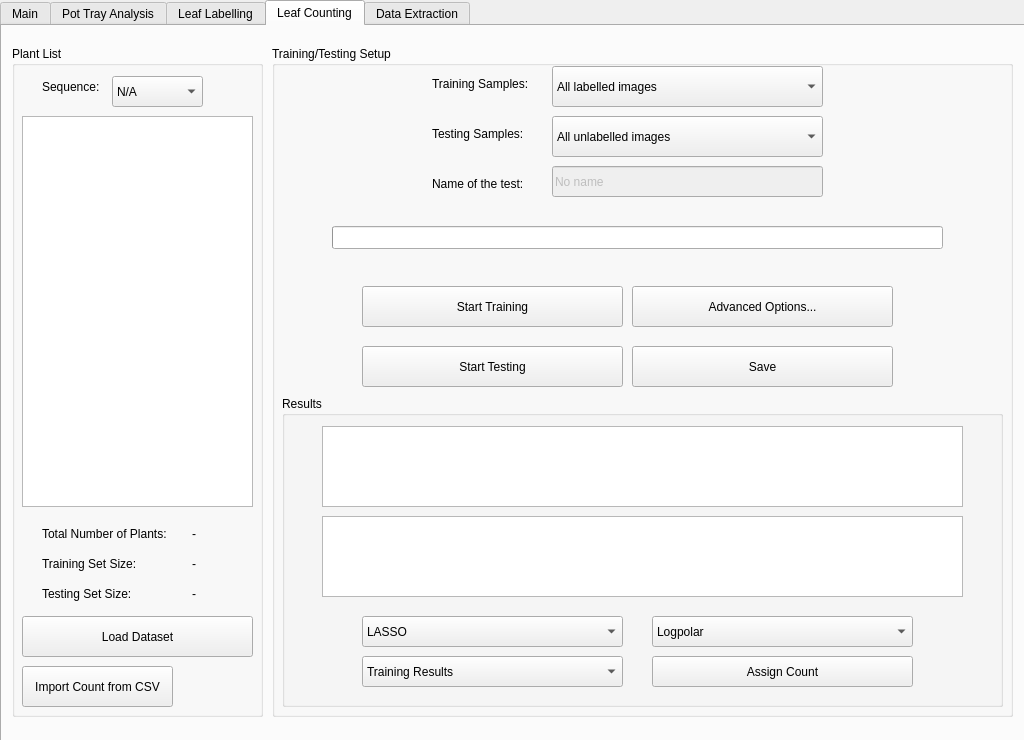
<?xml version="1.0" encoding="UTF-8"?>
<ui version="4.0">
 <class>MainWindow</class>
 <widget class="QMainWindow" name="MainWindow">
  <property name="enabled">
   <bool>true</bool>
  </property>
  <property name="geometry">
   <rect>
    <x>0</x>
    <y>0</y>
    <width>1024</width>
    <height>740</height>
   </rect>
  </property>
  <property name="sizePolicy">
   <sizepolicy hsizetype="Fixed" vsizetype="Fixed">
    <horstretch>0</horstretch>
    <verstretch>0</verstretch>
   </sizepolicy>
  </property>
  <property name="minimumSize">
   <size>
    <width>1024</width>
    <height>740</height>
   </size>
  </property>
  <property name="maximumSize">
   <size>
    <width>1024</width>
    <height>740</height>
   </size>
  </property>
  <property name="windowTitle">
   <string>Phenotiki</string>
  </property>
  <property name="windowFilePath">
   <string/>
  </property>
  <property name="animated">
   <bool>false</bool>
  </property>
  <property name="tabShape">
   <enum>QTabWidget::Triangular</enum>
  </property>
  <widget class="QWidget" name="centralwidget">
   <widget class="QTabWidget" name="tabWidget">
    <property name="geometry">
     <rect>
      <x>0</x>
      <y>0</y>
      <width>1031</width>
      <height>771</height>
     </rect>
    </property>
    <property name="currentIndex">
     <number>3</number>
    </property>
    <widget class="QWidget" name="tabMain">
     <property name="sizePolicy">
      <sizepolicy hsizetype="Fixed" vsizetype="Fixed">
       <horstretch>0</horstretch>
       <verstretch>0</verstretch>
      </sizepolicy>
     </property>
     <attribute name="title">
      <string>Main</string>
     </attribute>
     <widget class="QPushButton" name="main_btnAbout">
      <property name="geometry">
       <rect>
        <x>900</x>
        <y>350</y>
        <width>111</width>
        <height>51</height>
       </rect>
      </property>
      <property name="text">
       <string>About</string>
      </property>
     </widget>
     <widget class="QLabel" name="main_lblHeader">
      <property name="geometry">
       <rect>
        <x>10</x>
        <y>280</y>
        <width>301</width>
        <height>81</height>
       </rect>
      </property>
      <property name="font">
       <font>
        <pointsize>40</pointsize>
       </font>
      </property>
      <property name="text">
       <string>Phenotiki</string>
      </property>
      <property name="textFormat">
       <enum>Qt::PlainText</enum>
      </property>
      <property name="textInteractionFlags">
       <set>Qt::NoTextInteraction</set>
      </property>
     </widget>
     <widget class="QLabel" name="main_lblSubHeader">
      <property name="geometry">
       <rect>
        <x>10</x>
        <y>350</y>
        <width>471</width>
        <height>41</height>
       </rect>
      </property>
      <property name="font">
       <font>
        <pointsize>14</pointsize>
       </font>
      </property>
      <property name="focusPolicy">
       <enum>Qt::NoFocus</enum>
      </property>
      <property name="styleSheet">
       <string notr="true">color: green</string>
      </property>
      <property name="text">
       <string>True pheotyping-in-a-box solution</string>
      </property>
      <property name="wordWrap">
       <bool>false</bool>
      </property>
     </widget>
     <widget class="QLabel" name="main_lblLogo">
      <property name="geometry">
       <rect>
        <x>0</x>
        <y>0</y>
        <width>1021</width>
        <height>261</height>
       </rect>
      </property>
      <property name="text">
       <string/>
      </property>
      <property name="pixmap">
       <pixmap>:/images/Logo.png</pixmap>
      </property>
     </widget>
     <widget class="QGroupBox" name="main_gbxNews">
      <property name="geometry">
       <rect>
        <x>10</x>
        <y>400</y>
        <width>1001</width>
        <height>291</height>
       </rect>
      </property>
      <property name="title">
       <string>Updates / News</string>
      </property>
      <widget class="QLabel" name="main_lblNews">
       <property name="geometry">
        <rect>
         <x>10</x>
         <y>40</y>
         <width>281</width>
         <height>21</height>
        </rect>
       </property>
       <property name="text">
        <string>Placeholder text of latest updates and news</string>
       </property>
      </widget>
     </widget>
    </widget>
    <widget class="QWidget" name="tabPotTrayAnalysis">
     <attribute name="title">
      <string>Pot Tray Analysis</string>
     </attribute>
     <widget class="QGroupBox" name="pt_gbxFileList">
      <property name="geometry">
       <rect>
        <x>10</x>
        <y>20</y>
        <width>251</width>
        <height>671</height>
       </rect>
      </property>
      <property name="title">
       <string>File List</string>
      </property>
      <widget class="QPushButton" name="pt_btnLoad">
       <property name="geometry">
        <rect>
         <x>10</x>
         <y>560</y>
         <width>231</width>
         <height>41</height>
        </rect>
       </property>
       <property name="text">
        <string>Load Dataset</string>
       </property>
      </widget>
      <widget class="QPushButton" name="pt_btnImport">
       <property name="geometry">
        <rect>
         <x>10</x>
         <y>610</y>
         <width>231</width>
         <height>41</height>
        </rect>
       </property>
       <property name="text">
        <string>Import</string>
       </property>
      </widget>
      <widget class="QListWidget" name="pt_lstFileList">
       <property name="geometry">
        <rect>
         <x>10</x>
         <y>20</y>
         <width>231</width>
         <height>521</height>
        </rect>
       </property>
      </widget>
     </widget>
     <widget class="QGroupBox" name="pt_gbxImage">
      <property name="geometry">
       <rect>
        <x>270</x>
        <y>20</y>
        <width>741</width>
        <height>521</height>
       </rect>
      </property>
      <property name="title">
       <string>Image</string>
      </property>
      <widget class="QSlider" name="pt_horizontalSlider">
       <property name="geometry">
        <rect>
         <x>90</x>
         <y>470</y>
         <width>321</width>
         <height>31</height>
        </rect>
       </property>
       <property name="orientation">
        <enum>Qt::Horizontal</enum>
       </property>
      </widget>
      <widget class="QComboBox" name="pt_cmbType">
       <property name="enabled">
        <bool>false</bool>
       </property>
       <property name="geometry">
        <rect>
         <x>590</x>
         <y>470</y>
         <width>121</width>
         <height>31</height>
        </rect>
       </property>
       <property name="currentText">
        <string>Raw Image</string>
       </property>
       <property name="currentIndex">
        <number>0</number>
       </property>
       <property name="frame">
        <bool>true</bool>
       </property>
       <item>
        <property name="text">
         <string>Raw Image</string>
        </property>
       </item>
       <item>
        <property name="text">
         <string>Detected Plants</string>
        </property>
       </item>
       <item>
        <property name="text">
         <string>Contour</string>
        </property>
       </item>
       <item>
        <property name="text">
         <string>FG Mask</string>
        </property>
       </item>
      </widget>
      <widget class="QListWidget" name="pt_lstPlots">
       <property name="geometry">
        <rect>
         <x>510</x>
         <y>30</y>
         <width>221</width>
         <height>431</height>
        </rect>
       </property>
      </widget>
     </widget>
     <widget class="QGroupBox" name="pt_gbxToolbox">
      <property name="geometry">
       <rect>
        <x>270</x>
        <y>550</y>
        <width>741</width>
        <height>141</height>
       </rect>
      </property>
      <property name="title">
       <string>Toolbox</string>
      </property>
      <widget class="QProgressBar" name="pt_progressBar">
       <property name="geometry">
        <rect>
         <x>20</x>
         <y>60</y>
         <width>431</width>
         <height>31</height>
        </rect>
       </property>
       <property name="value">
        <number>0</number>
       </property>
       <property name="textVisible">
        <bool>false</bool>
       </property>
      </widget>
      <widget class="QPushButton" name="pt_btnSettings">
       <property name="enabled">
        <bool>false</bool>
       </property>
       <property name="geometry">
        <rect>
         <x>480</x>
         <y>20</y>
         <width>121</width>
         <height>51</height>
        </rect>
       </property>
       <property name="text">
        <string>Settings</string>
       </property>
      </widget>
      <widget class="QPushButton" name="pt_btnMask">
       <property name="enabled">
        <bool>false</bool>
       </property>
       <property name="geometry">
        <rect>
         <x>610</x>
         <y>20</y>
         <width>121</width>
         <height>51</height>
        </rect>
       </property>
       <property name="text">
        <string>Extract Mask</string>
       </property>
      </widget>
      <widget class="QPushButton" name="pt_btnTraits">
       <property name="enabled">
        <bool>false</bool>
       </property>
       <property name="geometry">
        <rect>
         <x>480</x>
         <y>80</y>
         <width>121</width>
         <height>51</height>
        </rect>
       </property>
       <property name="text">
        <string>Get Traits</string>
       </property>
      </widget>
      <widget class="QPushButton" name="pt_btnSave">
       <property name="enabled">
        <bool>false</bool>
       </property>
       <property name="geometry">
        <rect>
         <x>610</x>
         <y>80</y>
         <width>121</width>
         <height>51</height>
        </rect>
       </property>
       <property name="text">
        <string>Save</string>
       </property>
      </widget>
     </widget>
    </widget>
    <widget class="QWidget" name="tabLeafLabelling">
     <attribute name="title">
      <string>Leaf Labelling</string>
     </attribute>
     <widget class="QGroupBox" name="ll_gbxFileList_2">
      <property name="geometry">
       <rect>
        <x>10</x>
        <y>20</y>
        <width>251</width>
        <height>671</height>
       </rect>
      </property>
      <property name="title">
       <string>File List</string>
      </property>
      <widget class="QComboBox" name="ll_cbxSubject">
       <property name="geometry">
        <rect>
         <x>10</x>
         <y>570</y>
         <width>221</width>
         <height>31</height>
        </rect>
       </property>
      </widget>
      <widget class="QLabel" name="ll_lblSubject">
       <property name="geometry">
        <rect>
         <x>10</x>
         <y>550</y>
         <width>55</width>
         <height>16</height>
        </rect>
       </property>
       <property name="text">
        <string>Subject:</string>
       </property>
      </widget>
      <widget class="QListView" name="ll_lstFileListLL">
       <property name="geometry">
        <rect>
         <x>10</x>
         <y>20</y>
         <width>231</width>
         <height>521</height>
        </rect>
       </property>
      </widget>
      <widget class="QPushButton" name="ll_btnLoad">
       <property name="geometry">
        <rect>
         <x>10</x>
         <y>610</y>
         <width>221</width>
         <height>41</height>
        </rect>
       </property>
       <property name="text">
        <string>Load Dataset</string>
       </property>
      </widget>
     </widget>
     <widget class="QGroupBox" name="ll_gbxImage">
      <property name="geometry">
       <rect>
        <x>270</x>
        <y>20</y>
        <width>741</width>
        <height>521</height>
       </rect>
      </property>
      <property name="title">
       <string>Image</string>
      </property>
      <widget class="QSlider" name="ll_horizontalSlider">
       <property name="geometry">
        <rect>
         <x>120</x>
         <y>470</y>
         <width>251</width>
         <height>21</height>
        </rect>
       </property>
       <property name="orientation">
        <enum>Qt::Horizontal</enum>
       </property>
      </widget>
      <widget class="QCheckBox" name="ll_cbxAnnotations">
       <property name="geometry">
        <rect>
         <x>560</x>
         <y>470</y>
         <width>161</width>
         <height>20</height>
        </rect>
       </property>
       <property name="text">
        <string>Show/Hide Annotations</string>
       </property>
      </widget>
      <widget class="QLabel" name="lblCurrent">
       <property name="geometry">
        <rect>
         <x>580</x>
         <y>440</y>
         <width>121</width>
         <height>16</height>
        </rect>
       </property>
       <property name="text">
        <string>Current Label: new</string>
       </property>
      </widget>
      <widget class="QListWidget" name="ll_lstFileView">
       <property name="geometry">
        <rect>
         <x>550</x>
         <y>190</y>
         <width>171</width>
         <height>241</height>
        </rect>
       </property>
      </widget>
     </widget>
     <widget class="QGroupBox" name="ll_gbxToolbox">
      <property name="geometry">
       <rect>
        <x>270</x>
        <y>550</y>
        <width>741</width>
        <height>141</height>
       </rect>
      </property>
      <property name="title">
       <string>Toolbox</string>
      </property>
     </widget>
    </widget>
    <widget class="QWidget" name="tabCounting">
     <attribute name="title">
      <string>Leaf Counting</string>
     </attribute>
     <widget class="QGroupBox" name="lc_gbxPlantList">
      <property name="geometry">
       <rect>
        <x>10</x>
        <y>20</y>
        <width>251</width>
        <height>671</height>
       </rect>
      </property>
      <property name="title">
       <string>Plant List</string>
      </property>
      <widget class="QComboBox" name="lc_cmbSequence">
       <property name="geometry">
        <rect>
         <x>100</x>
         <y>30</y>
         <width>91</width>
         <height>31</height>
        </rect>
       </property>
       <item>
        <property name="text">
         <string>N/A</string>
        </property>
       </item>
      </widget>
      <widget class="QLabel" name="lc_lblSequ">
       <property name="geometry">
        <rect>
         <x>30</x>
         <y>30</y>
         <width>71</width>
         <height>21</height>
        </rect>
       </property>
       <property name="autoFillBackground">
        <bool>false</bool>
       </property>
       <property name="styleSheet">
        <string notr="true">background-color: none</string>
       </property>
       <property name="text">
        <string>Sequence:</string>
       </property>
      </widget>
      <widget class="QListWidget" name="lc_listWidget">
       <property name="geometry">
        <rect>
         <x>10</x>
         <y>70</y>
         <width>231</width>
         <height>391</height>
        </rect>
       </property>
      </widget>
      <widget class="QPushButton" name="lc_btnLoad">
       <property name="geometry">
        <rect>
         <x>10</x>
         <y>570</y>
         <width>231</width>
         <height>41</height>
        </rect>
       </property>
       <property name="text">
        <string>Load Dataset</string>
       </property>
      </widget>
      <widget class="QPushButton" name="lc_import">
       <property name="geometry">
        <rect>
         <x>10</x>
         <y>620</y>
         <width>151</width>
         <height>41</height>
        </rect>
       </property>
       <property name="text">
        <string>Import Count from CSV</string>
       </property>
      </widget>
      <widget class="QLabel" name="lc_lblTotalNumPlants">
       <property name="geometry">
        <rect>
         <x>30</x>
         <y>480</y>
         <width>141</width>
         <height>16</height>
        </rect>
       </property>
       <property name="text">
        <string>Total Number of Plants:</string>
       </property>
      </widget>
      <widget class="QLabel" name="lc_lblTrainingSetSize">
       <property name="geometry">
        <rect>
         <x>30</x>
         <y>510</y>
         <width>111</width>
         <height>16</height>
        </rect>
       </property>
       <property name="text">
        <string>Training Set Size:</string>
       </property>
      </widget>
      <widget class="QLabel" name="lc_lblTestingSetSize">
       <property name="geometry">
        <rect>
         <x>30</x>
         <y>540</y>
         <width>101</width>
         <height>16</height>
        </rect>
       </property>
       <property name="text">
        <string>Testing Set Size:</string>
       </property>
      </widget>
      <widget class="QLabel" name="lc_lblTotalNumber">
       <property name="geometry">
        <rect>
         <x>180</x>
         <y>480</y>
         <width>41</width>
         <height>16</height>
        </rect>
       </property>
       <property name="text">
        <string>-</string>
       </property>
      </widget>
      <widget class="QLabel" name="lc_lblTrainingSizeNumber">
       <property name="geometry">
        <rect>
         <x>180</x>
         <y>510</y>
         <width>41</width>
         <height>16</height>
        </rect>
       </property>
       <property name="text">
        <string>-</string>
       </property>
      </widget>
      <widget class="QLabel" name="lc_lblTestingNumber">
       <property name="geometry">
        <rect>
         <x>180</x>
         <y>540</y>
         <width>41</width>
         <height>16</height>
        </rect>
       </property>
       <property name="text">
        <string>-</string>
       </property>
      </widget>
     </widget>
     <widget class="QGroupBox" name="lc_gbx_tt">
      <property name="geometry">
       <rect>
        <x>270</x>
        <y>20</y>
        <width>741</width>
        <height>671</height>
       </rect>
      </property>
      <property name="title">
       <string>Training/Testing Setup</string>
      </property>
      <widget class="QComboBox" name="lc_cbxTraining">
       <property name="geometry">
        <rect>
         <x>280</x>
         <y>20</y>
         <width>271</width>
         <height>41</height>
        </rect>
       </property>
       <item>
        <property name="text">
         <string>All labelled images</string>
        </property>
       </item>
       <item>
        <property name="text">
         <string>Custom...</string>
        </property>
       </item>
      </widget>
      <widget class="QComboBox" name="lc_cbxTesting">
       <property name="geometry">
        <rect>
         <x>280</x>
         <y>70</y>
         <width>271</width>
         <height>41</height>
        </rect>
       </property>
       <item>
        <property name="text">
         <string>All unlabelled images</string>
        </property>
       </item>
       <item>
        <property name="text">
         <string>All labelled images</string>
        </property>
       </item>
       <item>
        <property name="text">
         <string>All</string>
        </property>
       </item>
       <item>
        <property name="text">
         <string>Custom...</string>
        </property>
       </item>
      </widget>
      <widget class="QLineEdit" name="lc__tbName">
       <property name="enabled">
        <bool>false</bool>
       </property>
       <property name="geometry">
        <rect>
         <x>280</x>
         <y>120</y>
         <width>271</width>
         <height>31</height>
        </rect>
       </property>
       <property name="text">
        <string>No name</string>
       </property>
      </widget>
      <widget class="QProgressBar" name="lc_progressBar">
       <property name="geometry">
        <rect>
         <x>60</x>
         <y>180</y>
         <width>611</width>
         <height>23</height>
        </rect>
       </property>
       <property name="value">
        <number>0</number>
       </property>
       <property name="textVisible">
        <bool>false</bool>
       </property>
      </widget>
      <widget class="QPushButton" name="lc_btnTraining">
       <property name="geometry">
        <rect>
         <x>90</x>
         <y>240</y>
         <width>261</width>
         <height>41</height>
        </rect>
       </property>
       <property name="styleSheet">
        <string notr="true"/>
       </property>
       <property name="text">
        <string>Start Training</string>
       </property>
      </widget>
      <widget class="QPushButton" name="lc_btnAdvanced">
       <property name="geometry">
        <rect>
         <x>360</x>
         <y>240</y>
         <width>261</width>
         <height>41</height>
        </rect>
       </property>
       <property name="styleSheet">
        <string notr="true"/>
       </property>
       <property name="text">
        <string>Advanced Options...</string>
       </property>
      </widget>
      <widget class="QPushButton" name="lc_btnTesting">
       <property name="geometry">
        <rect>
         <x>90</x>
         <y>300</y>
         <width>261</width>
         <height>41</height>
        </rect>
       </property>
       <property name="styleSheet">
        <string notr="true"/>
       </property>
       <property name="text">
        <string>Start Testing</string>
       </property>
      </widget>
      <widget class="QPushButton" name="lc_btnSave">
       <property name="geometry">
        <rect>
         <x>360</x>
         <y>300</y>
         <width>261</width>
         <height>41</height>
        </rect>
       </property>
       <property name="styleSheet">
        <string notr="true"/>
       </property>
       <property name="text">
        <string>Save</string>
       </property>
      </widget>
      <widget class="QGroupBox" name="lc_gbxResults">
       <property name="geometry">
        <rect>
         <x>10</x>
         <y>350</y>
         <width>721</width>
         <height>311</height>
        </rect>
       </property>
       <property name="title">
        <string>Results</string>
       </property>
       <widget class="QComboBox" name="lc_cbxType">
        <property name="geometry">
         <rect>
          <x>80</x>
          <y>220</y>
          <width>261</width>
          <height>31</height>
         </rect>
        </property>
        <item>
         <property name="text">
          <string>LASSO</string>
         </property>
        </item>
        <item>
         <property name="text">
          <string>RandomForest</string>
         </property>
        </item>
        <item>
         <property name="text">
          <string>SVR</string>
         </property>
        </item>
        <item>
         <property name="text">
          <string>SVR_OPT</string>
         </property>
        </item>
       </widget>
       <widget class="QComboBox" name="lc_cbxLog">
        <property name="geometry">
         <rect>
          <x>370</x>
          <y>220</y>
          <width>261</width>
          <height>31</height>
         </rect>
        </property>
        <item>
         <property name="text">
          <string>Logpolar</string>
         </property>
        </item>
        <item>
         <property name="text">
          <string>Cartesian</string>
         </property>
        </item>
        <item>
         <property name="text">
          <string>Combined</string>
         </property>
        </item>
       </widget>
       <widget class="QComboBox" name="lc_cbxTT">
        <property name="geometry">
         <rect>
          <x>80</x>
          <y>260</y>
          <width>261</width>
          <height>31</height>
         </rect>
        </property>
        <item>
         <property name="text">
          <string>Training Results</string>
         </property>
        </item>
        <item>
         <property name="text">
          <string>Testing Results</string>
         </property>
        </item>
       </widget>
       <widget class="QListView" name="lc_lstView">
        <property name="geometry">
         <rect>
          <x>40</x>
          <y>30</y>
          <width>641</width>
          <height>81</height>
         </rect>
        </property>
       </widget>
       <widget class="QTableView" name="lc_tblView">
        <property name="geometry">
         <rect>
          <x>40</x>
          <y>120</y>
          <width>641</width>
          <height>81</height>
         </rect>
        </property>
       </widget>
       <widget class="QPushButton" name="lc_btnAssignCount">
        <property name="geometry">
         <rect>
          <x>370</x>
          <y>260</y>
          <width>261</width>
          <height>31</height>
         </rect>
        </property>
        <property name="text">
         <string>Assign Count</string>
        </property>
       </widget>
      </widget>
      <widget class="QLabel" name="lc_lblTrainingSamples">
       <property name="geometry">
        <rect>
         <x>160</x>
         <y>30</y>
         <width>111</width>
         <height>16</height>
        </rect>
       </property>
       <property name="text">
        <string>Training Samples:</string>
       </property>
      </widget>
      <widget class="QLabel" name="lc_lblTestingSamples">
       <property name="geometry">
        <rect>
         <x>160</x>
         <y>80</y>
         <width>111</width>
         <height>16</height>
        </rect>
       </property>
       <property name="text">
        <string>Testing Samples:</string>
       </property>
      </widget>
      <widget class="QLabel" name="lc_lblNameTest">
       <property name="geometry">
        <rect>
         <x>160</x>
         <y>130</y>
         <width>111</width>
         <height>16</height>
        </rect>
       </property>
       <property name="text">
        <string>Name of the test:</string>
       </property>
      </widget>
     </widget>
    </widget>
    <widget class="QWidget" name="tabDataExtraction">
     <attribute name="title">
      <string>Data Extraction</string>
     </attribute>
     <widget class="QGroupBox" name="de_gbxPhenoData">
      <property name="geometry">
       <rect>
        <x>10</x>
        <y>20</y>
        <width>251</width>
        <height>511</height>
       </rect>
      </property>
      <property name="title">
       <string>Phenotyping Data</string>
      </property>
      <widget class="QListWidget" name="de_wgtPhenoData">
       <property name="enabled">
        <bool>false</bool>
       </property>
       <property name="geometry">
        <rect>
         <x>10</x>
         <y>20</y>
         <width>231</width>
         <height>361</height>
        </rect>
       </property>
       <item>
        <property name="text">
         <string>ProjectedLeafArea</string>
        </property>
       </item>
       <item>
        <property name="text">
         <string>Diameter</string>
        </property>
       </item>
       <item>
        <property name="text">
         <string>Perimeter</string>
        </property>
       </item>
       <item>
        <property name="text">
         <string>Stockiness</string>
        </property>
       </item>
       <item>
        <property name="text">
         <string>Compactness</string>
        </property>
       </item>
       <item>
        <property name="text">
         <string>Hue</string>
        </property>
       </item>
       <item>
        <property name="text">
         <string>Count</string>
        </property>
       </item>
       <item>
        <property name="text">
         <string>RelativeRateChange</string>
        </property>
       </item>
       <item>
        <property name="text">
         <string>AbsoluteGrowthRate</string>
        </property>
       </item>
       <item>
        <property name="text">
         <string>RelativeGrowthRate</string>
        </property>
       </item>
      </widget>
      <widget class="QCheckBox" name="de_cbxCm">
       <property name="geometry">
        <rect>
         <x>40</x>
         <y>390</y>
         <width>151</width>
         <height>21</height>
        </rect>
       </property>
       <property name="text">
        <string>Convert values to cm</string>
       </property>
      </widget>
      <widget class="QPushButton" name="de_btnLoadDE">
       <property name="geometry">
        <rect>
         <x>60</x>
         <y>430</y>
         <width>121</width>
         <height>51</height>
        </rect>
       </property>
       <property name="text">
        <string>Load Dataset</string>
       </property>
      </widget>
     </widget>
     <widget class="QGroupBox" name="de_gbxPlotParams">
      <property name="geometry">
       <rect>
        <x>10</x>
        <y>530</y>
        <width>1001</width>
        <height>171</height>
       </rect>
      </property>
      <property name="title">
       <string>Plot Patameters</string>
      </property>
      <widget class="QComboBox" name="de_cbxFrom">
       <property name="geometry">
        <rect>
         <x>160</x>
         <y>50</y>
         <width>221</width>
         <height>31</height>
        </rect>
       </property>
      </widget>
      <widget class="QComboBox" name="de_cbxTo">
       <property name="geometry">
        <rect>
         <x>160</x>
         <y>120</y>
         <width>221</width>
         <height>31</height>
        </rect>
       </property>
      </widget>
      <widget class="QComboBox" name="de_cbxShow">
       <property name="geometry">
        <rect>
         <x>490</x>
         <y>50</y>
         <width>221</width>
         <height>31</height>
        </rect>
       </property>
      </widget>
      <widget class="QComboBox" name="de_cbxSpecify">
       <property name="geometry">
        <rect>
         <x>490</x>
         <y>120</y>
         <width>221</width>
         <height>31</height>
        </rect>
       </property>
      </widget>
      <widget class="QLabel" name="de_lblFrom">
       <property name="geometry">
        <rect>
         <x>100</x>
         <y>60</y>
         <width>55</width>
         <height>16</height>
        </rect>
       </property>
       <property name="font">
        <font>
         <pointsize>12</pointsize>
        </font>
       </property>
       <property name="text">
        <string>From:</string>
       </property>
      </widget>
      <widget class="QLabel" name="de_lblTo">
       <property name="geometry">
        <rect>
         <x>120</x>
         <y>130</y>
         <width>31</width>
         <height>16</height>
        </rect>
       </property>
       <property name="font">
        <font>
         <pointsize>12</pointsize>
        </font>
       </property>
       <property name="text">
        <string>To:</string>
       </property>
      </widget>
      <widget class="QLabel" name="de_lblShow">
       <property name="geometry">
        <rect>
         <x>420</x>
         <y>60</y>
         <width>55</width>
         <height>16</height>
        </rect>
       </property>
       <property name="font">
        <font>
         <pointsize>12</pointsize>
        </font>
       </property>
       <property name="text">
        <string>Show:</string>
       </property>
      </widget>
      <widget class="QLabel" name="de_lblSpecify">
       <property name="geometry">
        <rect>
         <x>410</x>
         <y>120</y>
         <width>81</width>
         <height>31</height>
        </rect>
       </property>
       <property name="font">
        <font>
         <pointsize>12</pointsize>
        </font>
       </property>
       <property name="text">
        <string>Specify:</string>
       </property>
      </widget>
      <widget class="QPushButton" name="de_btnSaveDE">
       <property name="geometry">
        <rect>
         <x>830</x>
         <y>30</y>
         <width>131</width>
         <height>51</height>
        </rect>
       </property>
       <property name="text">
        <string>Save Plot As...</string>
       </property>
      </widget>
      <widget class="QPushButton" name="de_btnExportDE">
       <property name="geometry">
        <rect>
         <x>830</x>
         <y>100</y>
         <width>131</width>
         <height>51</height>
        </rect>
       </property>
       <property name="text">
        <string>Export Data</string>
       </property>
      </widget>
     </widget>
     <widget class="QGroupBox" name="de_gbxMatPlot">
      <property name="geometry">
       <rect>
        <x>270</x>
        <y>20</y>
        <width>741</width>
        <height>511</height>
       </rect>
      </property>
      <property name="title">
       <string>Plot</string>
      </property>
      <widget class="mplWidget" name="de_MplWidget" native="true">
       <property name="geometry">
        <rect>
         <x>10</x>
         <y>20</y>
         <width>721</width>
         <height>481</height>
        </rect>
       </property>
      </widget>
     </widget>
     <zorder>de_gbxMatPlot</zorder>
     <zorder>de_gbxPhenoData</zorder>
     <zorder>de_gbxPlotParams</zorder>
    </widget>
   </widget>
  </widget>
 </widget>
 <customwidgets>
  <customwidget>
   <class>mplWidget</class>
   <extends>QWidget</extends>
   <header>mplwidget.h</header>
   <container>1</container>
  </customwidget>
 </customwidgets>
 <resources/>
 <connections/>
</ui>
